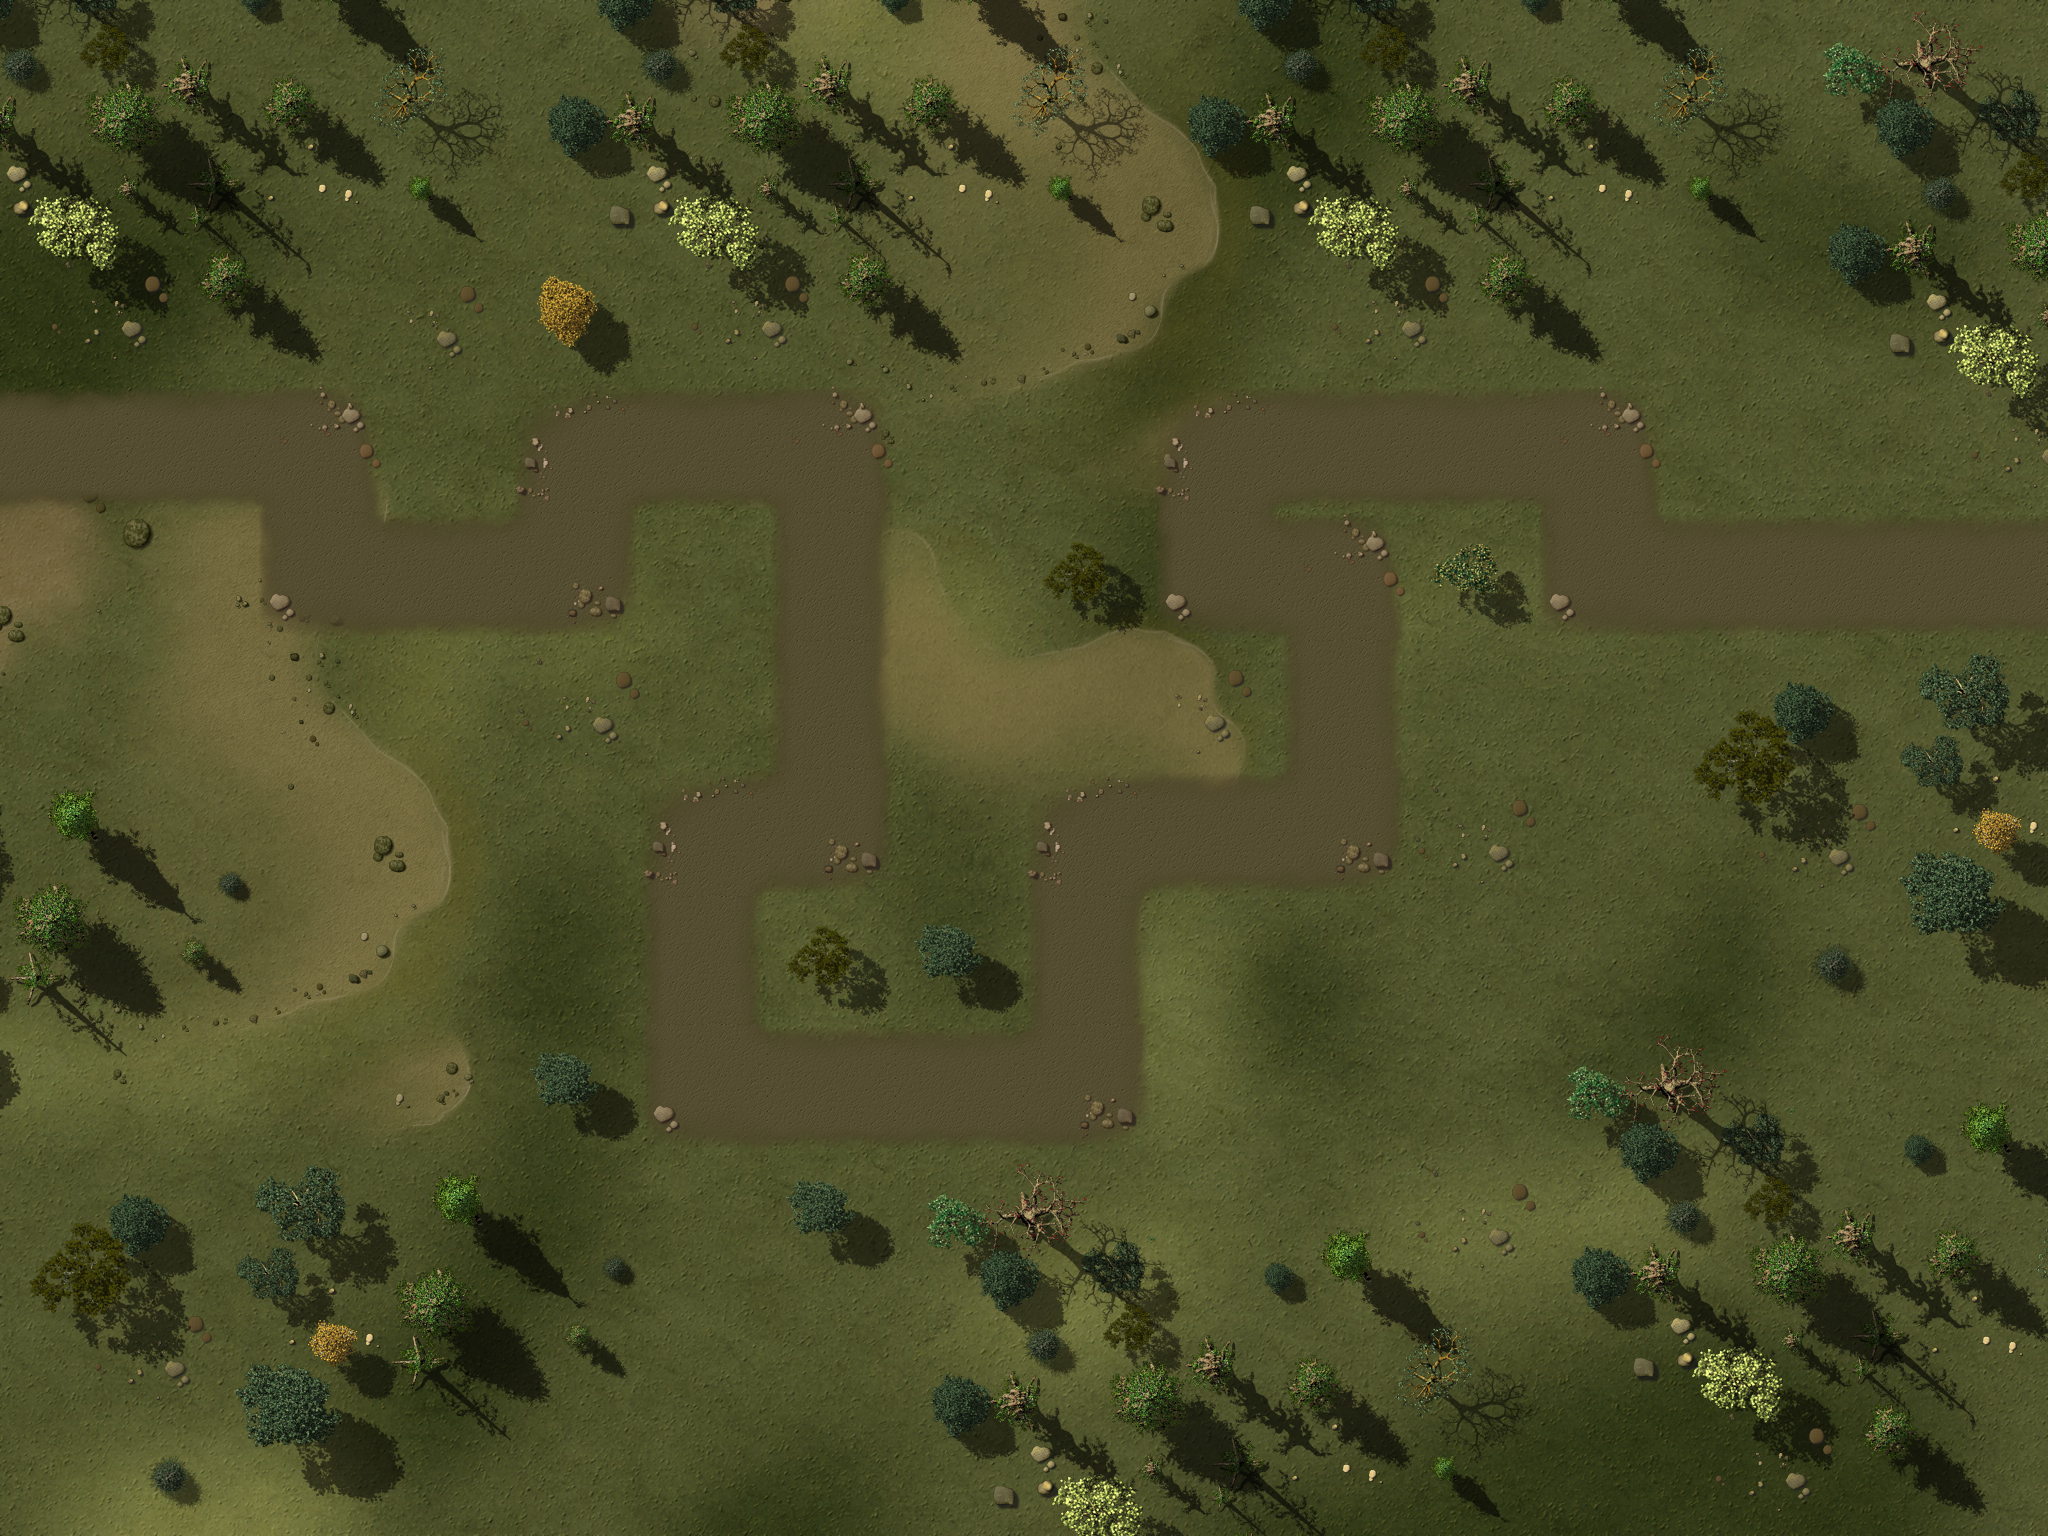

A level layout from a 2D game, rendered from its tile map. Below: a short description, then the map file with tile-grid data replaced by summaries:
An orthogonal 16x12 tile map with 128x128 px tiles, 4 tile layers (Ground, Objects1, Objects2, Path), 1 hidden layer not drawn, 3 tilesets and 34 objects.

<map version="1.0" orientation="orthogonal" width="16" height="12" tilewidth="128" tileheight="128">
 <properties>
 <property name="wave01" value="1,2,5,1,5,2,10,3,10,10,2,10,10,5,1,2,2,5,1,10,10,10,10,10,2,2,5,1" />
 <property name="wave02" value="4,10,10,10,10,5,1,5,1,5,4,5,1,4,5,1,3,3,3" />
 <property name="wave03" value="1,2,5,1,5,2,10,10,10,2,10,10,5,1,2,2,5,1,10,10,10,10,10,2,2,5,1" />
 <property name="wave04" value="10,6,10,10,5,10,5,10,5,10,10,10,5,1,5,1,10,10,10,10,5,1,5,10" />
 <property name="wave05" value="10,10,3,3,10,10,10,7,7,4,4,5,4,5,5,3,5,5,5,10,10,10,10,10,5,5,5,7,5,7,5,7,4" />
 <property name="wave06" value="2,5,5,5,5,5,5,5,4,4,4,7,7,7,7,5,5,5,7,7,4,4,4,7,6,7,4,5,4" />
 <property name="wave07" value="10,10,10,5,10,5,5,4,10,10,4,10,10,10,5,3,5,4,5,4,5,2" />
 <property name="wave08" value="10,3,10,10,6,10,7,7,4,4,5,4,5,5,5,5,5,5,10,10,10,10,10,5,5,5,7,5,7,5,7,4" />
 <property name="wave09" value="1,5,5,5,4,5,5,5,5,4,5,5,5,4,5,5,5,7,5,5,5,7,4,5,4,4,5,5,3,10,10,10" />
 <property name="wave10" value="1,7,5,5,5,7,10,10,10,7,10,10,5,5,7,7,5,5,10,10,10,10,10,7,7,5,100" />
 <property name="wave11" value="5,5,4,5,4,4,5,5,5,5,10,5,5,5,5,5,5,5,5,3,3,6,10,8,10,10,10,10,10,3,5,5,5,7,7,8,5,5,5,5,2" />
 <property name="wave12" value="10,10,10,10,10,8,3,7,4,5,4,5,5,5,10,8,10,10,10,10,6,10,10,10,10,10,10,10,10,10,10,10,10,6,5,7,11,6,10,10,10,6,5,5,5,5,10,10,10,10,10,10" />
 <property name="wave13" value="2,7,7,5,4,5,4,4,5,5,5,4,5,5,5,5,5,5,5,5,5,5,5,5,5,5,5,1" />
 <property name="wave14" value="8,10,10,10,6,10,10,3,10,10,6,10,10,10,10,10,4,4,4,4,5,5,5,10,10,10,9,10,10,7,10" />
 <property name="wave15" value="1,4,4,5,5,3,5,5,5,5,4,5,4,5,4,4,5,4,5,7,5,5,5,5,5,5,5,5,3,3,5,10,10,5,5,5,7,7,4,4" />
 <property name="wave16" value="7,7,7,7,7,7,6,7,7,7,7,7,7,5,5,5,5,8,7,5,5,4,4,4,3,8,9,9,9,5,5,6" />
 <property name="wave17" value="7,7,9,7,7,5,5,5,5,9,5,5,5,7,5,5,7,7,7,5,7,5,5,5,5,4" />
 <property name="wave18" value="2,7,6,4,4,5,4,10,10,10,10,4,4,4,10,10,8,10,10,10,9,5,5,7,7,7" />
 <property name="wave19" value="10,10,10,10,10,10,9,8,9,7,4,5,4,5,5,5,10,10,5,5,5,5,5,5,5,5,9,3,6,10,10,7,10,5,5,5,5,3" />
 <property name="wave20" value="102,6,10,10,10,9,3,5,10,10,5,5,5,7,7,4,4,10,10,10,10,8,10,10,10,10,10,10,10,10,10,5,5,5,5,5,5,7,10,10,10,10,101" />
<property name="wave21" value="10,10,10,10,10,7,10,10,7,10,10,10,10,7,10,10,10,8,10,10,8" />
<property name="wave22" value="1,7,5,5,5,7,10,10,10,7,10,10,5,5,7,7,5,5,10,10,10,10,10,7,7,5,1" />
<property name="wave23" value="5,5,6,6,5,5,5,5,5,5,7,7,7,7,8,9,7,4,5,4,5,5,5,8,5,7,8,4,5,6,11,5,5,5,4,6" />
<property name="wave24" value="11,11,8,9,7,4,5,4,5,5,5,11,9,3,5,5,5,5,5,5,5,5,9,3,6,8,8,11,11,11" />
<property name="wave25" value="2,7,5,5,5,5,5,5,5,5,5,9,3,6,5,8,8,9,7,4,6,4,4,4,5,5,5,9,9,9,9,9,6,5,6" />
<property name="wave26" value="11,11,11,9,3,11,11,11,11,11,8,9,9,9,5,5,6,8,5,7,8,4,5,8,11,5,5,5,4,4" />
<property name="wave27" value="3,9,5,5,5,5,7,7,4,4,9,5,5,5,5,5,5,5,5,9,5,5,5,5,5,5,1" />
<property name="wave28" value="6,11,11,11,11,6,11,11,11,11,6,9,9,5,5,9,9,5,5,5,5,9,9,9,8,5,5,5,1" />
<property name="wave29" value="10,10,10,10,5,10,5,10,5,10,10,10,5,5,5,5,10,10,10,10,5,5,5,10" />
<property name="wave30" value="1,5,5,5,10,10,10,5,10,10,10,5,5,5,5,5,5,10,10,10,10,102,103" />
<property name="wave31" value="1,5,5,5,7,9,4,5,4,5,6,5,5,5,8,9,9,9,5,5,6,5,5,5,7,8,6,6,8,5,5,8,4,4,7,7,9,3,9,3,6" />
<property name="wave32" value="11,11,11,10,10,10,10,10,6,7,11,11,11,6,10,10,8,10,9,9,7,5,7,5,7,3" />
<property name="wave33" value="3,9,7,7,5,5,5,5,5,5,5,5,5,7,9,3,5,5,5,5,6,5,5,9,9,9,6,8,6,5,5,9,9,9,6,8" />
<property name="wave34" value="6,6,9,9,9,11,11,11,11,11,11,9,9,9,7,5,5,5,5,5,5,4,4,5,5,9,6,5,5,6,8,9,3,6" />
<property name="wave35" value="8,9,7,4,5,4,5,5,5,7,4,5,4,8,5,5,5,7,8,5,5,5,6,8,5,5,5,6,7,7,5,5,5,11,11,11,11" />
<property name="wave36" value="6,6,9,9,9,11,11,11,11,11,11,9,9,9,7,5,5,5,5,5,5,4,4,5,5,8,5,7,8,4,5,8,11,5,5,5,4,4" />
<property name="wave37" value="8,9,7,4,5,4,5,5,5,7,4,5,4,8,5,5,5,7,7,7,5,5,6,5,5,9,9,9,6,8,5,11,11,11,11" />
<property name="wave38" value="10,10,10,10,10,10,8,9,9,9,5,5,6,10,10,10,10,10,10,6,10,10,10,10,10,10,10,10,10,6,10,10,10,10,10,10,10,10,5,5,5,5,10,10,8,10,8,10" />
<property name="wave39" value="10,10,10,5,10,10,10,5,10,10,10,8,10,5,10,10,10,10,8,10,5,10,10,5,10,10,10,10,5,10,10,10,10,7,10,10,7,10,10,2" />
<property name="wave40" value="10,10,10,10,10,10,9,10,10,10,10,10,10,10,10,10,10,10,10,10,10,10,10,10,10,10,7,10,5,5,5,5,103" />
<property name="wave41" value="5,6,5,5,5,6,5,5,5,5,5,5,6,5,5,5,5,5,8,8,5,5,6,10,10,10,10,11,11,11,6,10,10,10,10,3" />
<property name="wave42" value="11,11,11,9,9,11,11,8,11,11,6,5,5,6,5,5,9,9,9,6,8,5,5,5,5,5,4,4,4,7,3" />
<property name="wave43" value="10,10,10,10,9,9,9,10,10,10,8,10,10,10,10,8,10,7,10,9,10,10,10,8,8,10,10,9,8,10,10,10,9,9,10,10,9,9" />
<property name="wave44" value="1,5,5,5,7,9,4,5,4,5,6,5,5,8,8,9,7,4,5,4,5,5,51,8,9,9,9,5,5,6,5,5,5,2" />
<property name="wave45" value="11,11,11,8,9,9,9,5,5,6,6,7,11,11,11,6,10,6,10,10,9,9,7,5,7,5,7,3" />
<property name="wave46" value="4,4,7,10,10,10,5,5,5,5,5,6,6,10,4,6,9,6,4,7,8,5,5,5,6,7,5,5,5,9,9,8,5,5,5,5" />
<property name="wave47" value="8,5,5,5,6,8,5,5,5,6,8,5,5,5,6,7,4,7,4,5,5,5,10,10,10,10,5,5,5,7,7,4,4,7,10,10,10,10" />
<property name="wave48" value="6,7,7,7,7,7,4,5,4,5,4,4,6,5,9,9,8,5,5,5,5,5,9,9,9,6,8,7,5,5,5,7,7,7,7,5,5,5,4" />
<property name="wave49" value="4,5,4,4,7,5,5,5,5,5,5,9,3,5,4,5,5,5,6,5,5,9,9,9,6,8,8,8,5,5,5,7,5,4,4,6,5,5,9,6,8,9,6,8,5,5,6" />
<property name="wave50" value="103,6,6,5,5,5,5,5,6,7,4,4,7,7,7,6,6,9,8,9,7,4,6,4,5,5,8,6,9,3,9,3,5,5,5,7,7,102,8,9,7,4,5,4,5,5,5,103" />
 </properties>
 <tileset firstgid="1" name="ground" tilewidth="128" tileheight="128">
  <image source="tilesWorld1.png" width="2048" height="2048" />
 </tileset>
 <tileset firstgid="257" name="path" tilewidth="128" tileheight="128">
  <image source="path01.png" width="512" height="512" />
 </tileset>
 <tileset firstgid="273" name="ground" tilewidth="2048" tileheight="1536">
  <image source="ground5.jpg" width="2048" height="1536" />
 </tileset>
 <layer name="Ground" width="16" height="12">
  <data>[192 cells, 1 non-empty, 1 distinct tile ids]</data>
 </layer>
 <layer name="Objects1" width="16" height="12">
  <data>[192 cells, 60 non-empty, 42 distinct tile ids]</data>
 </layer>
 <layer name="Objects2" width="16" height="12">
  <data>[192 cells, 109 non-empty, 36 distinct tile ids]</data>
 </layer>
 <objectgroup name="Objects3" width="16" height="12">
  <object gid="231" x="804" y="970" />
  <object gid="233" x="122" y="770" />
  <object gid="233" x="1660" y="384" />
  <object gid="229" x="1130" y="1154" />
  <object gid="229" x="1196" y="1108" />
  <object gid="229" x="1128" y="1036" />
  <object gid="249" x="460" y="416" />
  <object gid="249" x="1364" y="600" />
  <object gid="234" x="1058" y="578" />
  <object gid="234" x="1118" y="1082" />
  <object gid="234" x="1206" y="1200" />
  <object gid="234" x="1438" y="984" />
 </objectgroup>
 <layer name="Path" width="16" height="12">
  <data>[192 cells, 33 non-empty, 6 distinct tile ids]</data>
 </layer>
 <objectgroup name="Locked" width="16" height="12">
  <object x="2432" y="256" />
  <object x="0" y="0" width="2048" height="256" />
  <object x="0" y="1280" width="2048" height="256" />
  <object x="0" y="256" width="128" height="1024" />
  <object x="1920" y="256" width="128" height="1024" />
  <object x="512" y="1024" width="128" height="128" />
  <object x="768" y="896" width="256" height="128" />
  <object x="128" y="640" width="128" height="128" />
  <object x="512" y="256" width="128" height="128" />
  </objectgroup>
 <objectgroup name="Waypoints" width="16" height="12">
  <!-- 1 objects omitted --></objectgroup>
 <layer name="blendAdd" width="16" height="12" visible="0">
  <data>[192 cells, 0 non-empty, 0 distinct tile ids]</data>
 </layer>
</map>
<!-- 13 of 34 objects omitted -->
